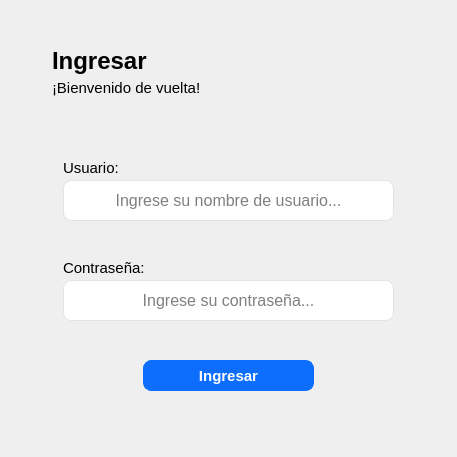
<?xml version="1.0" encoding="UTF-8"?>
<ui version="4.0">
 <class>Login</class>
 <widget class="QMainWindow" name="Login">
  <property name="geometry">
   <rect>
    <x>0</x>
    <y>0</y>
    <width>457</width>
    <height>457</height>
   </rect>
  </property>
  <property name="windowTitle">
   <string>Iniciar sesión</string>
  </property>
  <property name="windowIcon">
   <iconset resource="../../resources.qrc">
    <normaloff>:/img/icon.ico</normaloff>:/img/icon.ico</iconset>
  </property>
  <property name="styleSheet">
   <string notr="true">QLineEdit {
  border-radius: 8px;
  border: 1px solid #e0e4e7;
  padding: 5px 15px;
}

QLineEdit:focus {
  border: 1px solid #d0e3ff;
}

QLineEdit::placeholder {
  color: #767e89;
}</string>
  </property>
  <widget class="QWidget" name="centralwidget">
   <widget class="QLabel" name="lbTitulo">
    <property name="geometry">
     <rect>
      <x>52</x>
      <y>40</y>
      <width>101</width>
      <height>41</height>
     </rect>
    </property>
    <property name="font">
     <font>
      <family>MS Shell Dlg 2</family>
      <pointsize>18</pointsize>
      <weight>75</weight>
      <bold>true</bold>
     </font>
    </property>
    <property name="text">
     <string>Ingresar</string>
    </property>
   </widget>
   <widget class="QLineEdit" name="inputUsuario">
    <property name="geometry">
     <rect>
      <x>63</x>
      <y>180</y>
      <width>331</width>
      <height>41</height>
     </rect>
    </property>
    <property name="font">
     <font>
      <family>MS Shell Dlg 2</family>
      <pointsize>12</pointsize>
     </font>
    </property>
    <property name="alignment">
     <set>Qt::AlignCenter</set>
    </property>
    <property name="placeholderText">
     <string>Ingrese su nombre de usuario...</string>
    </property>
   </widget>
   <widget class="QLabel" name="lbUsuario">
    <property name="geometry">
     <rect>
      <x>63</x>
      <y>160</y>
      <width>81</width>
      <height>16</height>
     </rect>
    </property>
    <property name="font">
     <font>
      <family>MS Shell Dlg 2</family>
      <pointsize>11</pointsize>
     </font>
    </property>
    <property name="text">
     <string>Usuario:</string>
    </property>
   </widget>
   <widget class="QLabel" name="lbContrasenia">
    <property name="geometry">
     <rect>
      <x>63</x>
      <y>260</y>
      <width>91</width>
      <height>16</height>
     </rect>
    </property>
    <property name="font">
     <font>
      <family>MS Shell Dlg 2</family>
      <pointsize>11</pointsize>
     </font>
    </property>
    <property name="text">
     <string>Contraseña:</string>
    </property>
   </widget>
   <widget class="QLabel" name="lbEstado">
    <property name="geometry">
     <rect>
      <x>63</x>
      <y>405</y>
      <width>331</width>
      <height>20</height>
     </rect>
    </property>
    <property name="font">
     <font>
      <pointsize>10</pointsize>
     </font>
    </property>
    <property name="styleSheet">
     <string notr="true">color: rgb(255, 0, 0);</string>
    </property>
    <property name="text">
     <string/>
    </property>
    <property name="alignment">
     <set>Qt::AlignCenter</set>
    </property>
   </widget>
   <widget class="QLabel" name="label">
    <property name="geometry">
     <rect>
      <x>250</x>
      <y>30</y>
      <width>171</width>
      <height>91</height>
     </rect>
    </property>
    <property name="font">
     <font>
      <family>MS Shell Dlg 2</family>
     </font>
    </property>
    <property name="styleSheet">
     <string notr="true">image: url(:/img/resources/images/logo.png);</string>
    </property>
    <property name="text">
     <string/>
    </property>
   </widget>
   <widget class="QLabel" name="lbSubtitulo">
    <property name="geometry">
     <rect>
      <x>52</x>
      <y>80</y>
      <width>161</width>
      <height>16</height>
     </rect>
    </property>
    <property name="font">
     <font>
      <family>MS Shell Dlg 2</family>
      <pointsize>11</pointsize>
     </font>
    </property>
    <property name="text">
     <string>¡Bienvenido de vuelta!</string>
    </property>
   </widget>
   <widget class="QLineEdit" name="inputContrasenia">
    <property name="geometry">
     <rect>
      <x>63</x>
      <y>280</y>
      <width>331</width>
      <height>41</height>
     </rect>
    </property>
    <property name="font">
     <font>
      <family>MS Shell Dlg 2</family>
      <pointsize>12</pointsize>
     </font>
    </property>
    <property name="echoMode">
     <enum>QLineEdit::Password</enum>
    </property>
    <property name="alignment">
     <set>Qt::AlignCenter</set>
    </property>
    <property name="placeholderText">
     <string>Ingrese su contraseña...</string>
    </property>
   </widget>
   <widget class="QPushButton" name="btIngresar">
    <property name="geometry">
     <rect>
      <x>143</x>
      <y>350</y>
      <width>171</width>
      <height>41</height>
     </rect>
    </property>
    <property name="font">
     <font>
      <family>Arial</family>
      <pointsize>11</pointsize>
      <weight>50</weight>
      <italic>false</italic>
      <bold>false</bold>
     </font>
    </property>
    <property name="styleSheet">
     <string notr="true">QPushButton {
  background-color: #0d6efd;
  color: #fff;
  font-weight: 600;
  font: 11pt &quot;Arial&quot;;
  border-radius: 8px;
  border: 1px solid #0d6efd;
  padding: 5px 15px;
  margin-top: 10px;
  outline: 0px;
}
QPushButton:hover,
QPushButton:focus {
  background-color: #0b5ed7;
}</string>
    </property>
    <property name="text">
     <string>Ingresar</string>
    </property>
   </widget>
   <widget class="QLineEdit" name="lineEdit">
    <property name="geometry">
     <rect>
      <x>-120</x>
      <y>280</y>
      <width>61</width>
      <height>20</height>
     </rect>
    </property>
    <property name="font">
     <font>
      <family>MS Shell Dlg 2</family>
     </font>
    </property>
    <property name="text">
     <string>123</string>
    </property>
   </widget>
  </widget>
 </widget>
 <resources>
  <include location="../../resources.qrc"/>
 </resources>
 <connections/>
</ui>
